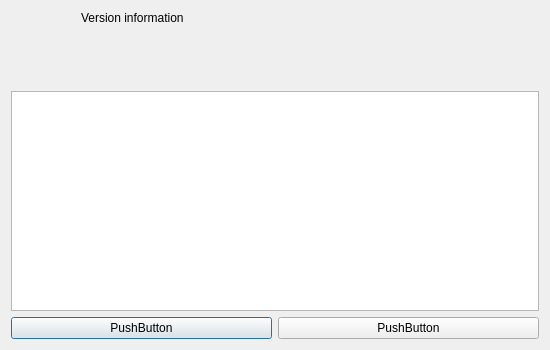
<?xml version="1.0" encoding="UTF-8"?>
<ui version="4.0">
 <class>UpdateDialog</class>
 <widget class="QDialog" name="UpdateDialog">
  <property name="geometry">
   <rect>
    <x>0</x>
    <y>0</y>
    <width>550</width>
    <height>350</height>
   </rect>
  </property>
  <property name="windowTitle">
   <string notr="true"/>
  </property>
  <layout class="QVBoxLayout" name="dialogLayout">
   <item>
    <layout class="QHBoxLayout" name="horizontalLayout">
     <property name="bottomMargin">
      <number>10</number>
     </property>
     <item>
      <widget class="QLabel" name="label">
       <property name="minimumSize">
        <size>
         <width>64</width>
         <height>64</height>
        </size>
       </property>
       <property name="maximumSize">
        <size>
         <width>64</width>
         <height>64</height>
        </size>
       </property>
       <property name="text">
        <string/>
       </property>
       <property name="pixmap">
        <pixmap resource="../resources.qrc">:/res/logo/dabstar.png</pixmap>
       </property>
       <property name="scaledContents">
        <bool>true</bool>
       </property>
      </widget>
     </item>
     <item>
      <layout class="QVBoxLayout" name="verticalLayout">
       <item>
        <widget class="QLabel" name="versionLabel">
         <property name="text">
          <string notr="true">Version information</string>
         </property>
         <property name="alignment">
          <set>Qt::AlignmentFlag::AlignLeading|Qt::AlignmentFlag::AlignLeft|Qt::AlignmentFlag::AlignTop</set>
         </property>
        </widget>
       </item>
      </layout>
     </item>
    </layout>
   </item>
   <item>
    <widget class="QTextBrowser" name="releaseNotes"/>
   </item>
   <item>
    <layout class="QHBoxLayout" name="horizontalLayout_2">
     <item>
      <widget class="QPushButton" name="btnOpenReleaseSite">
       <property name="text">
        <string>PushButton</string>
       </property>
      </widget>
     </item>
     <item>
      <widget class="QPushButton" name="btnDeferToNextUpdate">
       <property name="text">
        <string>PushButton</string>
       </property>
      </widget>
     </item>
    </layout>
   </item>
  </layout>
 </widget>
 <resources>
  <include location="../resources.qrc"/>
 </resources>
 <connections/>
</ui>
